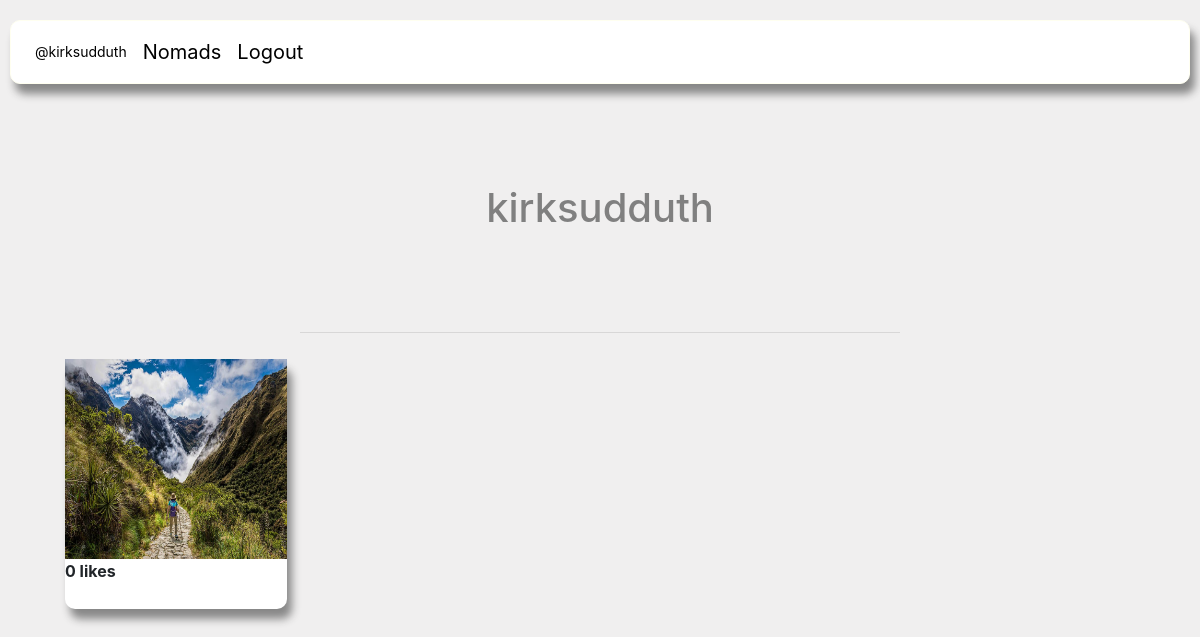
The app's page /users_post/4 with its own data.
### nomadapp/models/post.py (models this page shows, shortened)
class Post(models.Model):
    user = models.ForeignKey(User, on_delete=models.CASCADE, related_name='comment')
    title = models.CharField(max_length=50)
    location = models.CharField(max_length=255, blank=True, default=None)
    description = models.TextField(blank=True, default='')
    date = models.DateField(auto_now=False, auto_now_add=False,)
    liked = models.ManyToManyField(User, default=None,blank=True,related_name='liked')
    post_image = models.ImageField(blank=True, upload_to='images/')
    class Meta:
        verbose_name = ("post")
        verbose_name_plural = ("posts")

### nomadapp/views/posts/user_post_list.py (the view)
# urls.py: path('users_post/<int:user_id>', user_post_list, name='users_post'),
def user_post_list(request, user_id):
    if request.method == 'GET':
        user = get_user(user_id)
        users_post = Post.objects.filter(user_id=user.id)
        template = 'posts/user_post_list.html'
        context = {
        'user': user,
        'users_post': users_post
        }
        return render(request, template, context)

### nomadapp/views/posts/user_post_list.py (called while the page is built)
def get_user(user_id):
    return User.objects.get(pk=user_id)

### nomadapp/templates/posts/user_post_list.html (shortened to what this page needs)
{% extends 'shared/base.html' %}
{% load static %}
{% block css %}
    <link rel="stylesheet" href="{% static 'styles/user_posts.css' %}" />
{% endblock %}
{% block content %}
<h1 class="username">{{user.username}}</h1>
<hr>
    <div class="container">
        {% for post in users_post %}
            <div class="post_card">
            <img class="post_photo" src="{{post.post_image.url}}"></img>
            <div><strong>{{post.liked.all.count}} likes</strong></div>
            </div>
        {% endfor %}
</div>
{% endblock %}

### nomadapp/templates/shared/base.html (shortened to what this page needs)
<!DOCTYPE html>
{% load static %}
<html>
<head>
   <link rel="stylesheet" href="{% static 'styles/base.css' %}" />
   <link rel="stylesheet" href="https://stackpath.bootstrapcdn.com/bootstrap/4.4.1/css/bootstrap.min.css">
    {% block css %}
    {% endblock %}
</head>
<body>
    <nav id="site-nav">
        <ol class="navList">
            {% if user.is_authenticated %}
                <li class="navList__route username"><a class="nav_username" href="{% url 'nomadapp:users_post' user.id %}">@{{user.username}}</a><li>
                <li class="navList__route"><a href="{% url 'nomadapp:home' %}">Nomads</a><li>
                <li class="navList__route"><a href="{% url 'nomadapp:logout' %}">Logout</a><li>
            {% else %}
                <li class="navList__route"><a href="{% url 'nomadapp:login' %}">Login</a><li>
                <li class="navList__route"><a href="{% url 'nomadapp:register' %}">Sign Up</a><li>
            {% endif %}
        </ol>
    </nav>
     <main class="main-content">
        {% block content %}
        {% endblock %}
    </main>
</body>
</html>

### nomadapp/static/styles/base.css (style rules this page uses)
a.nav_username { font-size: 14px; }
li.navList__route.username { margin-top: 2px }
.navList { list-style-type: none; display: flex; color: black !important; padding: 1em; margin: 0; }
.navList__route { margin: 0 0.5em; }
#site-nav { margin: 20px 10px 0px 10px; border: solid .5px ivory; background-color: white; border-radius: 10px; box-shadow: 5px 10px 8px #888888; margin-bottom: 50px }
a { color: black !important; text-decoration: none; font-size: 20px; }

### nomadapp/static/styles/user_posts.css (style rules this page uses)
body { background-color: rgb(240, 239, 239) }
.username { text-align: center; color: gray; margin-top: 100px }
hr { width: 600px; margin-top: 100px }
.post_card { width: 300px; margin-bottom: 20px; margin-left: 20px; margin-right: 20px; margin-top: 10px; background-color: white; border-radius: 10px; box-shadow: 5px 10px 8px #888888; height: 250px; flex-basis: 20%; }
.container { display: flex; flex-flow: row wrap; position: relative; }
img.post_photo { width: 100%; height: 200px; }

### records on screen
Post: post_image (picture), liked.all.count "0"

### other values on screen
{{ user.username }} "kirksudduth"
